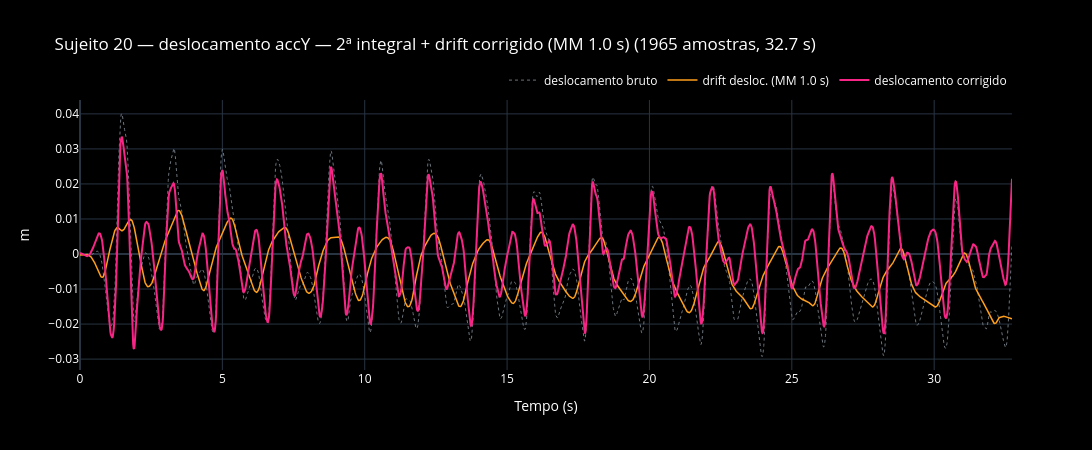

The code cell stored with this chart in its notebook:
### Code cell
plotar_deslocamento_acc_y(SUJEITO)

### Figure 1 — Plotly figure (JSON) as saved in the notebook; plotly's stock layout.template omitted (floating-point values rounded to 4 significant figures; data arrays with more than 128 entries replaced by an {"elided": "..."} marker saying what was removed)
{"data": [{"line": {"color": "#6c757d", "dash": "dot", "width": 1}, "mode": "lines", "name": "deslocamento bruto", "type": "scatter", "x": {"elided": "1965 float values"}, "y": {"elided": "1965 float values"}}, {"line": {"color": "#ff9f1c", "width": 1.5}, "mode": "lines", "name": "drift desloc. (MM 1.0 s)", "type": "scatter", "x": {"elided": "1965 float values"}, "y": {"elided": "1965 float values"}}, {"line": {"color": "#f72585", "width": 2}, "mode": "lines", "name": "deslocamento corrigido", "type": "scatter", "x": {"elided": "1965 float values"}, "y": {"elided": "1965 float values"}}], "layout": {"font": {"color": "white"}, "height": 450, "legend": {"orientation": "h", "x": 1, "xanchor": "right", "y": 1.02, "yanchor": "bottom"}, "paper_bgcolor": "black", "plot_bgcolor": "black", "title": {"text": "Sujeito 20 — deslocamento accY — 2ª integral + drift corrigido (MM 1.0 s) (1965 amostras, 32.7 s)"}, "width": 1200, "xaxis": {"title": {"text": "Tempo (s)"}}, "yaxis": {"title": {"text": "m"}}}}
